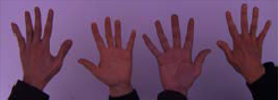
#> input picture TP1/imagenes/white_patch/test_blue.png, 278 x 100 px
$ jupyter execute --allow-errors VCI_TP1_Co22.ipynb
#> lines starting #> are read from the running program, lines starting #| are printed output that depends on the picture
#> further down, image_bgr is the input picture: shape (100, 278, 3); mean B, G, R 100.7, 69.5, 103
TP1: Visión por computadora I (22Co2025)

Integrantes:

    Barniquez Piñero, Alexis Geraldine
    Paniagua, Daniel Gerardo
    Salamone Castro, Brian Adriano

# Enunciado

## Parte 1

1. Implementar el algoritmo White Patch para librarnos de las diferencias de color de iluminación.
2. Mostrar los resultados obtenidos y analizar las posibles fallas (si es que las hay) en el caso de White patch.

## Parte 2

1. Para las imágenes img1_tp.png y img2_tp.png leerlas con OpenCV en escala de grisas y
visualizarlas.
2. Elija el numero de bins que crea conveniente y grafique su histograma, compare los histogramas
entre si. Explicar lo que se observa, si tuviera que entrenar un modelo de clasificación/detección
de imágenes, considera que puede ser de utilidad tomar como ‘features’ a los histogramas?

# Resolución

## Descarga de las imágenes

[cell 1]
#imports
import numpy as np
import cv2
import matplotlib.pyplot as plt
import os

[cell 2]
IMG_DIR = os.path.join(os.getcwd(), "imagenes")
WHITE_PATCH_DIR = os.path.join(IMG_DIR, "white_patch" )

## Parte 1

[cell 3]
# Algoritmo White Patch
def white_patch_correction(img):
    """
    Aplica el algoritmo White Patch (Máxima Energía) a una imagen BGR.

    Parámetros:
    img (np.array): La imagen de entrada en formato BGR (OpenCV).

    Retorna:
    img_corrected (np.array): La imagen con balance de blancos aplicado.
    """

    # Asegurarse de que la imagen es float para evitar desbordamiento en operaciones
    # y para facilitar la división y el escalado.
    img_float = img.astype(np.float64)

    # Separar los canales BGR (OpenCV usa BGR por defecto)
    B, G, R = cv2.split(img_float)
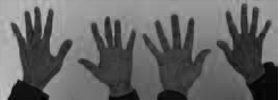
#> B: shape (100, 278) float64; min 0, max 200, mean 100.7
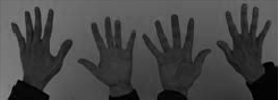
#> G: shape (100, 278) float64; min 0, max 138, mean 69.5
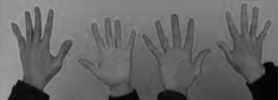
#> R: shape (100, 278) float64; min 0, max 165, mean 103

    # --- PASO 1: ENCONTRAR EL 'PATCHE BLANCO' (Máxima Intensidad) ---
    # Encontrar el valor máximo de intensidad en cada canal (B, G, R)
    max_b = np.max(B)
#> max_b = 200
    max_g = np.max(G)
#> max_g = 138
    max_r = np.max(R)
#> max_r = 165

    # Crear un array con los máximos para facilitar el cálculo del factor de corrección
    max_values = np.array([max_b, max_g, max_r])
#> max_values = [200, 138, 165]

    # Encontrar la máxima intensidad entre todos los canales.
    # Este será el valor de referencia (típicamente 255 si la imagen está escalada a 0-255).
    max_total = np.max(max_values)
#> max_total = 200

    # --- PASO 2: CALCULAR EL FACTOR DE ESCALADO ---
    # Los factores de escalado (ganancias) corrigen la desviación de color.
    # ganancia_i = max_total / max_i
    # Por ejemplo, si max_r es 100 y max_total es 255, la ganancia_r es 2.55.
    # Esto escala el canal R para que su píxel más brillante llegue a 255.

    gain_b = max_total / max_b
#> gain_b = 1
    gain_g = max_total / max_g
#> gain_g = 1.45
    gain_r = max_total / max_r
#> gain_r = 1.21

    # --- PASO 3: APLICAR LA CORRECCIÓN ---

    # Aplicar la ganancia a cada canal.
    B_corrected = B * gain_b
    G_corrected = G * gain_g
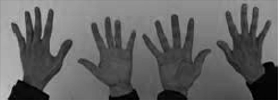
#> G_corrected: shape (100, 278) float64; min 0, max 200, mean 100.7
    R_corrected = R * gain_r
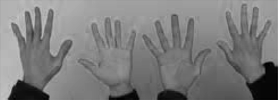
#> R_corrected: shape (100, 278) float64; min 0, max 200, mean 124.9

    # --------------------------------------------------------------------------
    # Opcional: Recortar los valores a 255 para evitar que los píxeles excedan el rango
    # después de la corrección y antes de convertir a 8-bit.
    B_corrected = np.clip(B_corrected, 0, 255)
    G_corrected = np.clip(G_corrected, 0, 255)
    R_corrected = np.clip(R_corrected, 0, 255)

    # Unir los canales de nuevo
    img_corrected = cv2.merge([B_corrected, G_corrected, R_corrected])
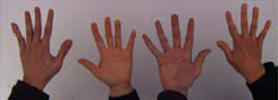
#> img_corrected: shape (100, 278, 3) float64; mean B, G, R 100.7, 100.7, 124.9

    # Convertir de nuevo a tipo de dato entero de 8 bits (uint8)
    return img_corrected.astype(np.uint8)

# ---  Requiere las imágenes contenidas en la carpeta white_patch ---
os.chdir(WHITE_PATCH_DIR)
images = ['test_blue.png', 'test_green.png', 'test_red.png', 'wp_blue.jpg', 'wp_green.png',
          'wp_green2.jpg', 'wp_red.png', 'wp_red2.jpg']

# Carga de la imagen
for i in images:
  try:
      # Nota: cv2.imread carga la imagen en formato BGR (Azul, Verde, Rojo)
      image_bgr = cv2.imread(i)
      if image_bgr is None:
        raise FileNotFoundError("Asegúrate de cargar las imágenes en el directorio.")

      # Aplicar el algoritmo
      image_corrected_bgr = white_patch_correction(image_bgr)

      # Mostrar la imagen (Convertir de BGR a RGB para mostrar con matplotlib)
      image_rgb = cv2.cvtColor(image_bgr, cv2.COLOR_BGR2RGB)
      image_corrected_rgb = cv2.cvtColor(image_corrected_bgr, cv2.COLOR_BGR2RGB)

      plt.figure(figsize=(10, 5))

      plt.subplot(1, 2, 1)
      plt.imshow(image_rgb)
      plt.title(f'Original {i} (Dominante de Color)')
      plt.axis('off')

      plt.subplot(1, 2, 2)
      plt.imshow(image_corrected_rgb)
      plt.title(f'Corregida: {i} (White Patch)')
      plt.axis('off')

      plt.show()

  except FileNotFoundError as e:
      print(f"Error: {e}")
      print("El código funciona, pero necesitas subir la imagen a los archivos del notebook.")
#> pass 2 of the loop `for i in images:`:
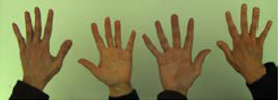
#> input picture TP1/imagenes/white_patch/test_green.png, 278 x 100 px
#> image_bgr is the input picture: shape (100, 278, 3); mean B, G, R 83.6, 131.1, 129.4
#> in white_patch_correction (call 2), `B, G, R = cv2.split(img_float)`:
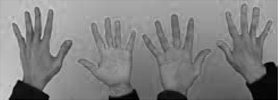
#> R: shape (100, 278) float64; min 0, max 210, mean 129.4
#> max_b = 171
#> max_g = 250
#> max_r = 210
#> max_values = [171, 250, 210]
#> max_total = 250
#> gain_b = 1.46
#> gain_g = 1
#> gain_r = 1.19
#> in white_patch_correction (call 2), `img_corrected = cv2.merge([B_corrected, G_corrected, R_corrected])`:
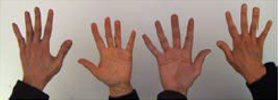
#> img_corrected: shape (100, 278, 3) float64; mean B, G, R 122.2, 131.1, 154
#> pass 3 of the loop `for i in images:`:
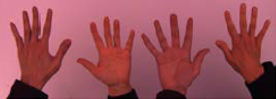
#> input picture TP1/imagenes/white_patch/test_red.png, 276 x 99 px
#> image_bgr is the input picture: shape (99, 276, 3); mean B, G, R 91.2, 81.1, 155.8
#> img_float: shape (99, 276, 3) float64
#> B: shape (99, 276) float64
#> G: shape (99, 276) float64
#> in white_patch_correction (call 3), `B, G, R = cv2.split(img_float)`:
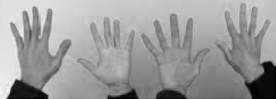
#> R: shape (99, 276) float64; min 0, max 247, mean 155.8
#> max_b = 175
#> max_g = 157
#> max_r = 247
#> max_values = [175, 157, 247]
#> max_total = 247
#> gain_b = 1.41
#> gain_g = 1.57
#> gain_r = 1
#> B_corrected: shape (99, 276) float64
#> G_corrected: shape (99, 276) float64
#> in white_patch_correction (call 3), `img_corrected = cv2.merge([B_corrected, G_corrected, R_corrected])`:
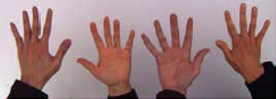
#> img_corrected: shape (99, 276, 3) float64; mean B, G, R 128.7, 127.6, 155.8
#> image_rgb: shape (99, 276, 3)
#> image_corrected_rgb: shape (99, 276, 3)
#> the loop made 8 passes; the first 3 are shown
